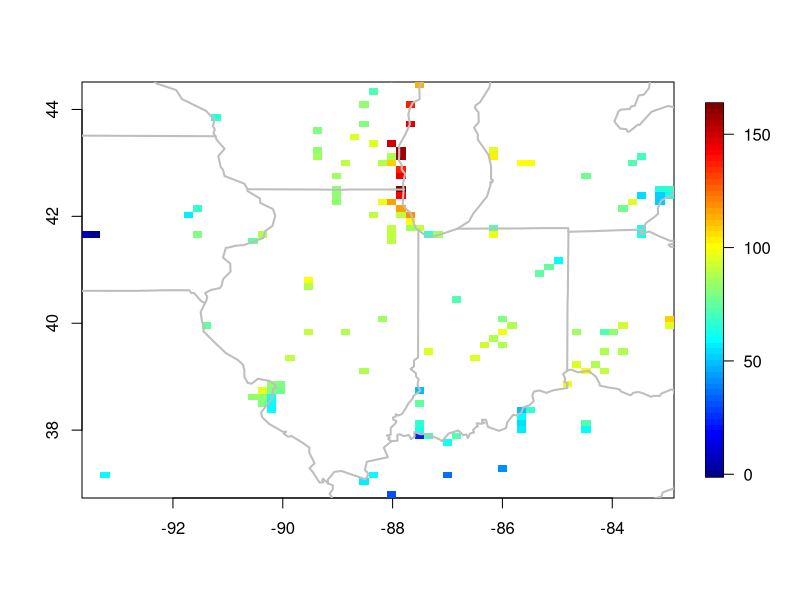
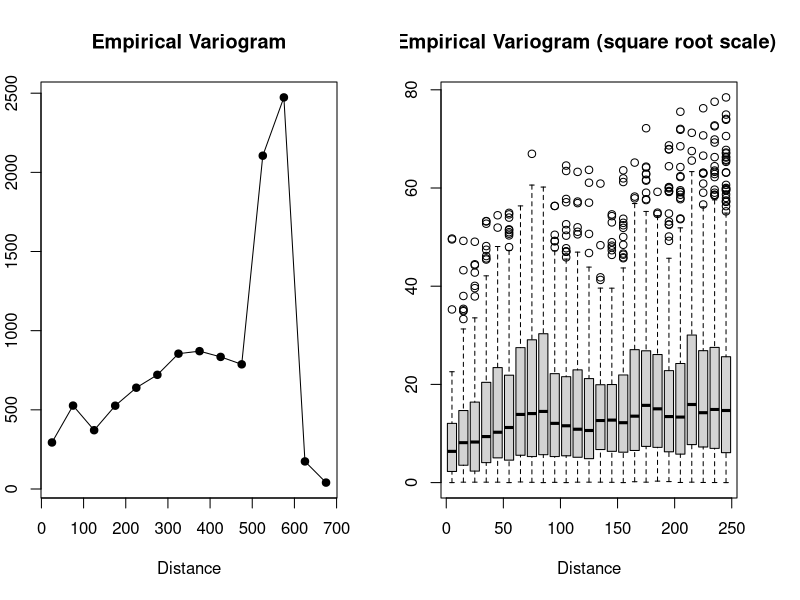
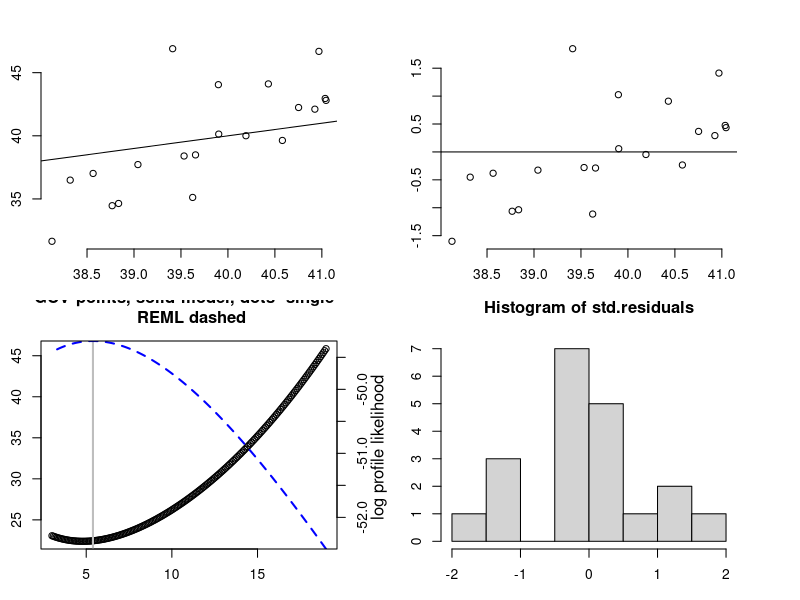
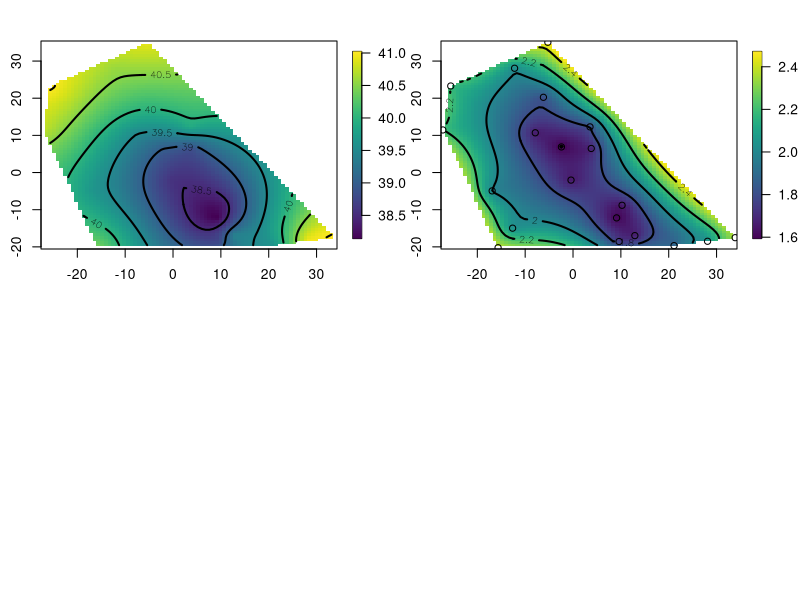

Source code (R) for these figures, in order:
## ---- chunk 1
knitr::opts_chunk$set(echo = TRUE, cached=TRUE)
library(fields)
## ---- chunk 2
# Quilt plot
data(ozone2)
# plot 16 day of ozone data set
quilt.plot(ozone2$lon.lat, ozone2$y[16,])
US(add=TRUE, col="grey", lwd=2)
## ---- chunk 3
good<- !is.na(ozone2$y[16,])
x<- ozone2$lon.lat[good,] 
y<- ozone2$y[16,good]

## variogram plots
par(mfrow=c(1,2))
look<-vgram(x,y, N=15, lon.lat=TRUE)
plot(look, pch=19)

## or some boxplot bin summaries
brk<- seq(0, 250,, (25 + 1) ) # will give 25 bins.
boxplotVGram(look, breaks=brk, plot.args=list(type="o"))
plot(look, add=TRUE, breaks=brk, col=4)
## ---- chunk 4
# a 2-d example 
# fitting a surface to ozone  
# measurements. Exponential covariance, range parameter is 20 (in miles) 

fit <- Krig(ChicagoO3$x, ChicagoO3$y, theta=20)  

summary(fit) # summary of fit 
par(mfrow=c(2,2))
plot(fit) # four diagnostic plots of fit  
## ---- chunk 5
# predict at data
predict(fit)

# predict on a grid (grid chosen here by defaults)
out<- predictSurface(fit)
surface(out, type="C") # option "C" our favorite

# predict at arbitrary points (10,-10) and (20, 15)
xnew<- rbind(c(10, -10), c(20, 15))
predict(fit, xnew)

# standard errors of prediction based on covariance model.  
predictSE(fit, xnew)

# surface of standard errors on a default grid
predictSurfaceSE(fit)-> out.p # this takes some time!
surface(out.p, type="C")
points(fit$x)
## ---- chunk 6
## Using another stationary covariance. 
# smoothness is the shape parameter for the Matern
fit <- Krig(ChicagoO3$x, ChicagoO3$y, 
            Covariance="Matern", theta=10, smoothness=1.0)  
summary( fit)
